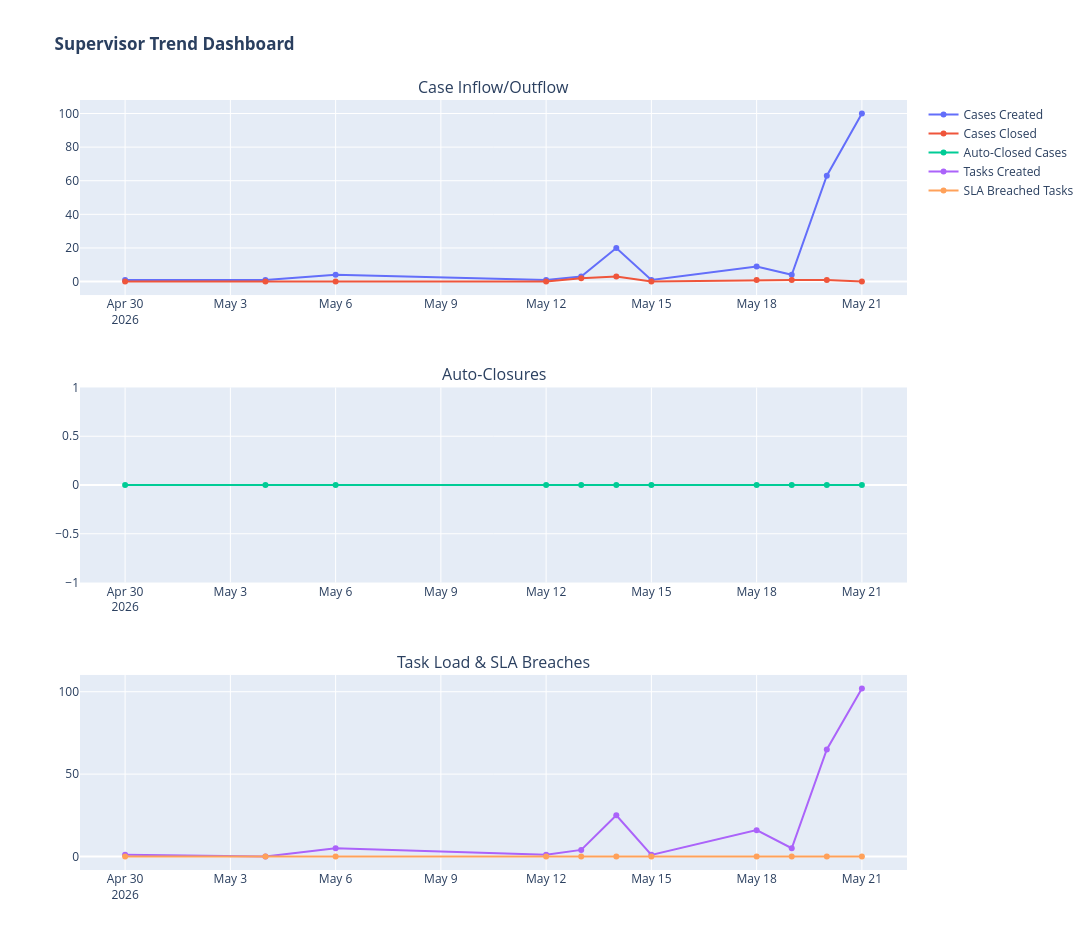

The notebook cell this image was saved under:
### Code cell
start_date, end_date = metrics["date_range"]
trend_df = compute_supervisor_trends(cases, tasks, period="day", start_date=start_date, end_date=end_date)
render_supervisor_trends(trend_df)

### Figure 1 — Plotly figure (JSON) as saved in the notebook; plotly's stock layout.template omitted (floating-point values rounded to 4 significant figures)
{"data": [{"mode": "lines+markers", "name": "Cases Created", "type": "scatter", "x": ["2026-04-30 00:00:00", "2026-05-04 00:00:00", "2026-05-06 00:00:00", "2026-05-12 00:00:00", "2026-05-13 00:00:00", "2026-05-14 00:00:00", "2026-05-15 00:00:00", "2026-05-18 00:00:00", "2026-05-19 00:00:00", "2026-05-20 00:00:00", "2026-05-21 00:00:00"], "xaxis": "x", "y": [1, 1, 4, 1, 3, 20, 1, 9, 4, 63, 100], "yaxis": "y"}, {"mode": "lines+markers", "name": "Cases Closed", "type": "scatter", "x": ["2026-04-30 00:00:00", "2026-05-04 00:00:00", "2026-05-06 00:00:00", "2026-05-12 00:00:00", "2026-05-13 00:00:00", "2026-05-14 00:00:00", "2026-05-15 00:00:00", "2026-05-18 00:00:00", "2026-05-19 00:00:00", "2026-05-20 00:00:00", "2026-05-21 00:00:00"], "xaxis": "x", "y": [0, 0, 0, 0, 2, 3, 0, 1, 1, 1, 0], "yaxis": "y"}, {"mode": "lines+markers", "name": "Auto-Closed Cases", "type": "scatter", "x": ["2026-04-30 00:00:00", "2026-05-04 00:00:00", "2026-05-06 00:00:00", "2026-05-12 00:00:00", "2026-05-13 00:00:00", "2026-05-14 00:00:00", "2026-05-15 00:00:00", "2026-05-18 00:00:00", "2026-05-19 00:00:00", "2026-05-20 00:00:00", "2026-05-21 00:00:00"], "xaxis": "x2", "y": [0, 0, 0, 0, 0, 0, 0, 0, 0, 0, 0], "yaxis": "y2"}, {"mode": "lines+markers", "name": "Tasks Created", "type": "scatter", "x": ["2026-04-30 00:00:00", "2026-05-04 00:00:00", "2026-05-06 00:00:00", "2026-05-12 00:00:00", "2026-05-13 00:00:00", "2026-05-14 00:00:00", "2026-05-15 00:00:00", "2026-05-18 00:00:00", "2026-05-19 00:00:00", "2026-05-20 00:00:00", "2026-05-21 00:00:00"], "xaxis": "x3", "y": [1, 0, 5, 1, 4, 25, 1, 16, 5, 65, 102], "yaxis": "y3"}, {"mode": "lines+markers", "name": "SLA Breached Tasks", "type": "scatter", "x": ["2026-04-30 00:00:00", "2026-05-04 00:00:00", "2026-05-06 00:00:00", "2026-05-12 00:00:00", "2026-05-13 00:00:00", "2026-05-14 00:00:00", "2026-05-15 00:00:00", "2026-05-18 00:00:00", "2026-05-19 00:00:00", "2026-05-20 00:00:00", "2026-05-21 00:00:00"], "xaxis": "x3", "y": [0, 0, 0, 0, 0, 0, 0, 0, 0, 0, 0], "yaxis": "y3"}], "layout": {"annotations": [{"font": {"size": 16}, "showarrow": false, "text": "Case Inflow/Outflow", "x": 0.5, "xanchor": "center", "xref": "paper", "y": 1, "yanchor": "bottom", "yref": "paper"}, {"font": {"size": 16}, "showarrow": false, "text": "Auto-Closures", "x": 0.5, "xanchor": "center", "xref": "paper", "y": 0.6267, "yanchor": "bottom", "yref": "paper"}, {"font": {"size": 16}, "showarrow": false, "text": "Task Load & SLA Breaches", "x": 0.5, "xanchor": "center", "xref": "paper", "y": 0.2533, "yanchor": "bottom", "yref": "paper"}], "height": 950, "hovermode": "x unified", "showlegend": true, "title": {"text": "<b>Supervisor Trend Dashboard</b>"}, "width": 1400, "xaxis": {"anchor": "y", "domain": [0, 1]}, "xaxis2": {"anchor": "y2", "domain": [0, 1]}, "xaxis3": {"anchor": "y3", "domain": [0, 1]}, "yaxis": {"anchor": "x", "domain": [0.7467, 1]}, "yaxis2": {"anchor": "x2", "domain": [0.3733, 0.6267]}, "yaxis3": {"anchor": "x3", "domain": [0, 0.2533]}}}
